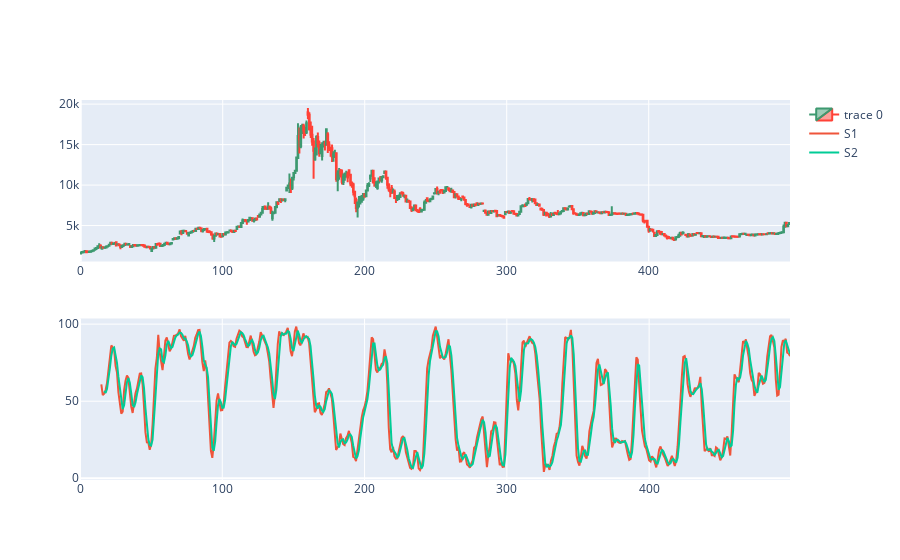

The notebook cell this image was saved under:
### Code cell
from plotly.subplots import make_subplots

# Create a subplot, and position is 1 row x 2 columns
fig = make_subplots(rows=2, cols=1)

# In the first row, plot the candlestick chart
fig.add_trace(go.Candlestick(x=df.index,
                open=df['Open'],
                high=df['High'],
                low=df['Low'],
                close=df['Close']), row=1, col=1)

# In the second row, plot the ADX
fig.add_trace(go.Scatter(x=df.index, y=df['STOCHk_14_3_3'], name='S1'), row=2, col=1)
fig.add_trace(go.Scatter(x=df.index, y=df['STOCHd_14_3_3'], name='S2'), row=2, col=1)
fig.update_layout(
    xaxis=dict(rangeslider=dict(visible=False)),
    xaxis2=dict(rangeslider=dict(visible=False))
)

fig.show()

### Figure 1 — Plotly figure (JSON) as saved in the notebook; plotly's stock layout.template omitted (floating-point values rounded to 4 significant figures; data arrays with more than 128 entries replaced by an {"elided": "..."} marker saying what was removed)
{"data": [{"close": {"elided": "500 int values"}, "high": {"elided": "500 int values"}, "low": {"elided": "500 int values"}, "open": {"elided": "500 int values"}, "type": "candlestick", "x": {"elided": "500 int values"}, "xaxis": "x", "yaxis": "y"}, {"name": "S1", "type": "scatter", "x": {"elided": "500 int values"}, "xaxis": "x2", "y": {"elided": "500 float values"}, "yaxis": "y2"}, {"name": "S2", "type": "scatter", "x": {"elided": "500 int values"}, "xaxis": "x2", "y": {"elided": "500 float values"}, "yaxis": "y2"}], "layout": {"xaxis": {"anchor": "y", "domain": [0, 1], "rangeslider": {"visible": false}}, "xaxis2": {"anchor": "y2", "domain": [0, 1], "rangeslider": {"visible": false}}, "yaxis": {"anchor": "x", "domain": [0.575, 1]}, "yaxis2": {"anchor": "x2", "domain": [0, 0.425]}}}
